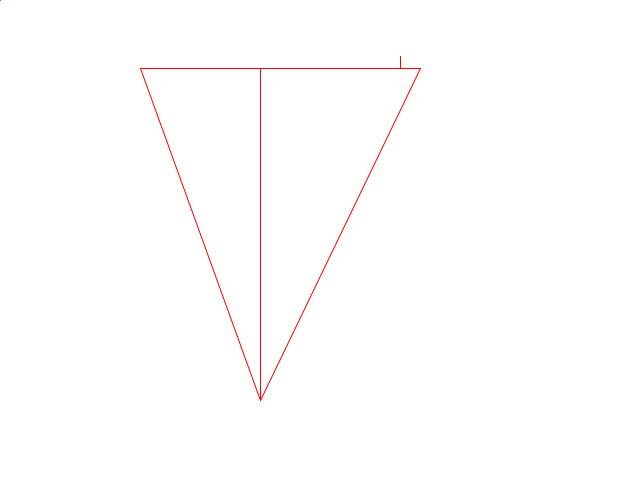
Frame 1 (no input)
Frame 60 (the mouse pressed at the canvas centre just before this capture): identical to frame 1, image omitted
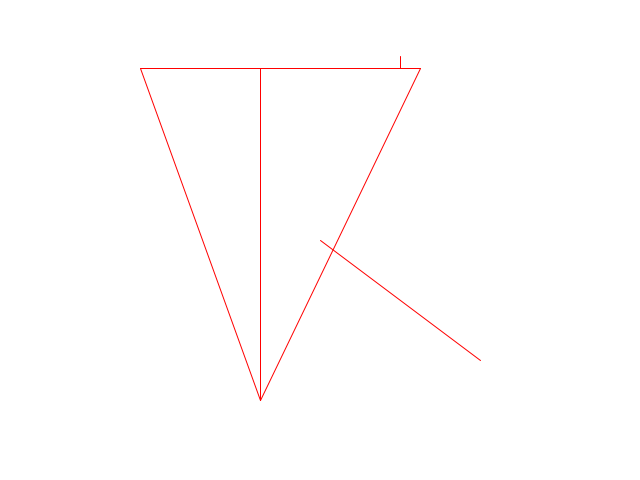
Frame 120 (the mouse held since frame 60 and released just before this capture)

The Processing sketch that drew these frames (run headless with seeded random() and noise(); from frame 60 on, the mouse is pressed at the canvas centre):

// Processing sketch: processing_44698
// ── processing_44698.pde

int a=400;
int b=68;

void setup(){
  size (640,480);
  smooth();
  stroke(255,0,0);
};

void draw(){
background(255);
line(140,b,260,a);
line(140,b,420,b);
line(420,b,260,a);
line(260,b,260,a);
line(a,b,a,56);
line(mouseX,mouseY,mouseX*1.5,mouseY*1.5);
}
